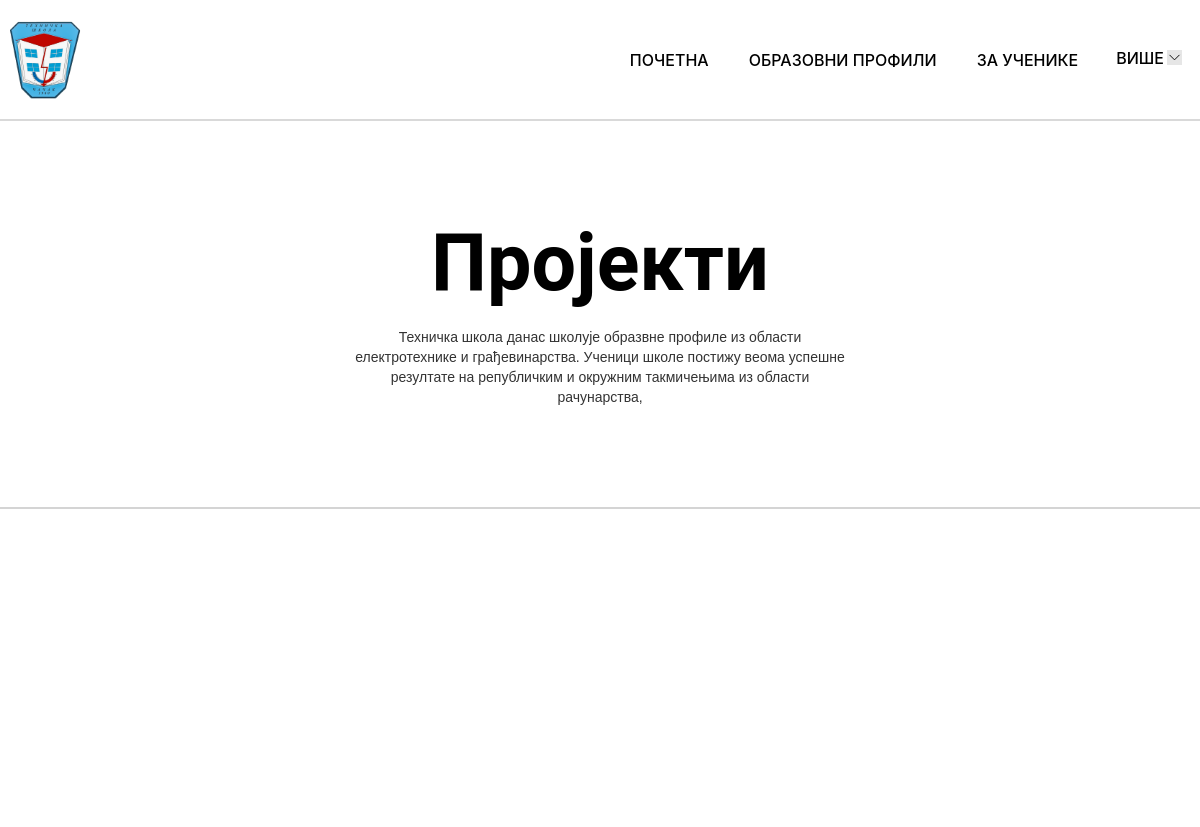
The app's page /teh/projects-page.php (upper part), older data.
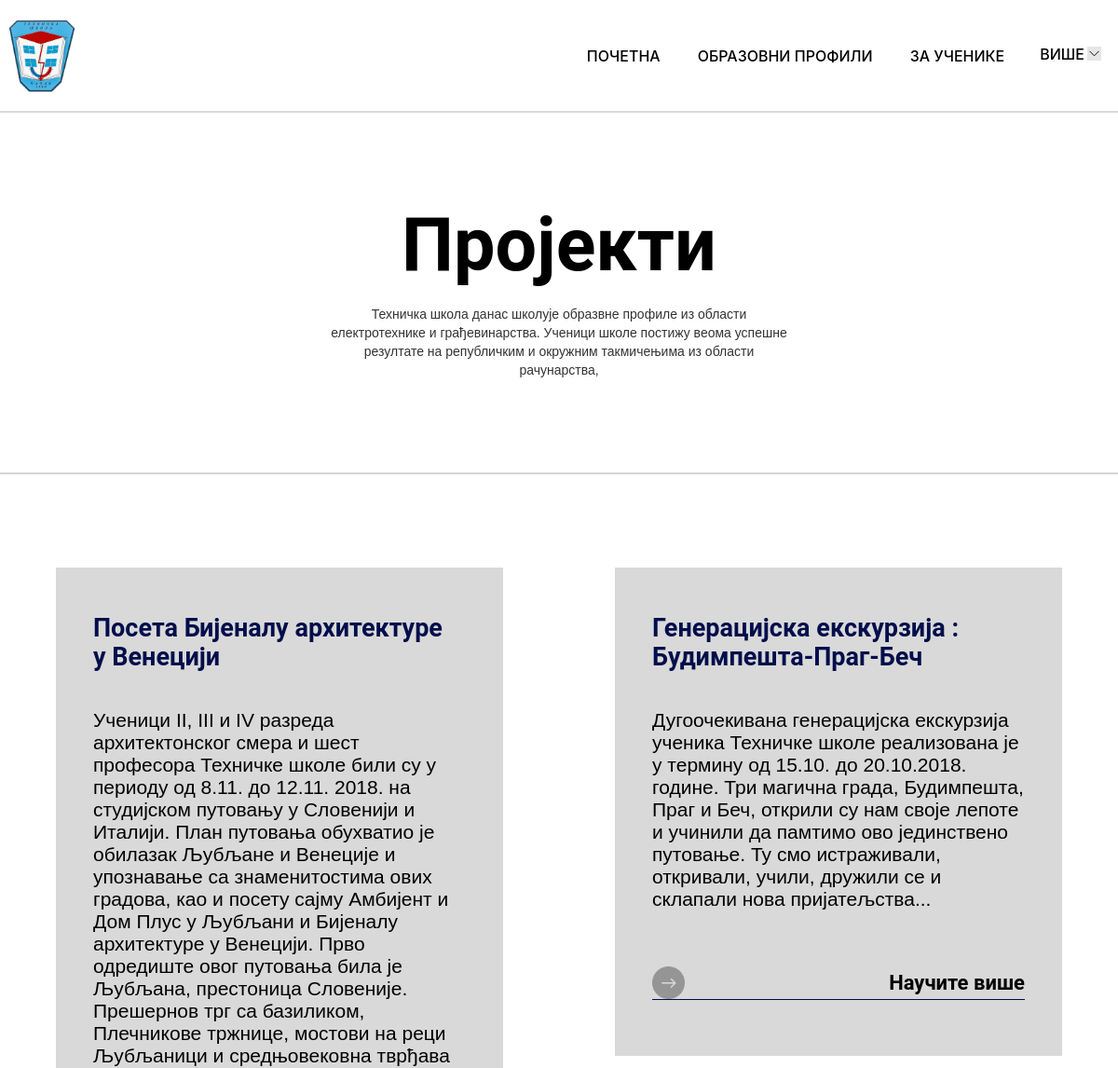
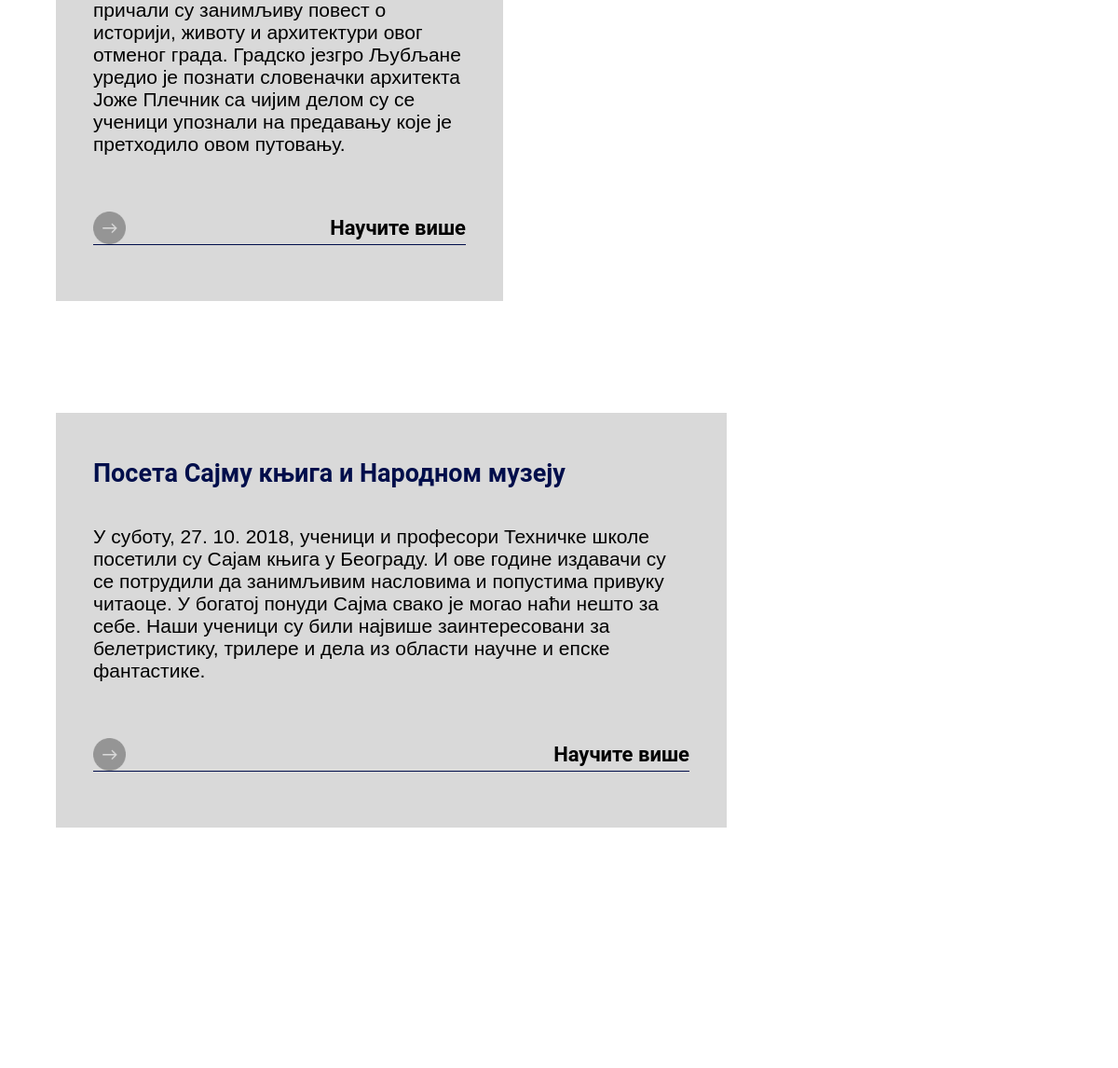
The same page, newer data (2 pictures, top to bottom).
### tables this page shows
CREATE TABLE `projekti` (
  `id` int(11) NOT NULL,
  `naslov` varchar(500) NOT NULL,
  `opis` varchar(5000) NOT NULL,
  `datum` date NOT NULL
);

### classes/dbh.php (called while the page is built, shortened)
<?php
class Dbh{
    protected function connect() {
        try{
            $username = "root";
            $password = "";
            $dbh = new PDO('mysql:host=localhost;dbname=php_dev', $username, $password);
            return $dbh;
        }catch (PDOException $e){
            print 'Error: ' . $e->getMessage() . "<br/>";
            die();
        }
    }
}

### classes/projekti.php (called while the page is built, shortened)
<?php
include_once "dbh.php";
class Projekti extends Dbh
{
    public function returnProjekti()
    {
        $sql = "SELECT * FROM projekti";
        $stmt = $this->connect()->query($sql);
        $res = $stmt->fetchAll();
        return $res;
    }
}

### teh/projects-page.php (the view, shortened to what the changed rows need)
<!DOCTYPE html>
<html data-wf-page="6457a4533f03ef6508b58dea" data-wf-site="6456c2138619102a79ba202a">
<head>
  <link href="css/normalize.css" rel="stylesheet" type="text/css">
  <link href="css/webflow.css" rel="stylesheet" type="text/css">
  <link href="css/tehnicka-skola-cacak.webflow.css" rel="stylesheet" type="text/css">
</head>
<body>
  <div class="projects projects-page wf-section">
    <div class="projects-title">
      <h2 class="projects-title-heading">Пројекти</h2>
      <div class="projects-title-description"></div>
    </div>
    <div class="container projects-container projects-page-container page-ofix-container">
    <?php
    include "../classes/projekti.php";
            $projektiClass = new Projekti();
            $projekti = $projektiClass->returnProjekti();
            foreach($projekti as $key => $projekat) {
                 if($key % 2 == 0) {
            ?>
    <div class="row-page">
        <div class="card-page1 card-project card-page-project card-only">
          <div class="card-content card-content-projects">
            <div class="card-projects-text-wrapper">
              <div class="op-section-list project-title"><?= $projekat["naslov"] ?></div>
              <div class="text-block-2"><?= $projekat["opis"] ?></div>
              <a data-w-id="5f4ee33f-914b-995e-9483-6c59a24bba8e" href="projekat.php?id=<?= $projekat["id"]?>" class="op-btn-wrapper prica-btn projects-btn projects-only w-inline-block"><img src="images/Component-1.png" loading="lazy" style="-webkit-transform:translate3d(0, 0, 0) scale3d(1, 1, 1) rotateX(0deg) rotateY(0deg) rotateZ(0deg) skew(0, 0);-moz-transform:translate3d(0, 0, 0) scale3d(1, 1, 1) rotateX(0deg) rotateY(0deg) rotateZ(0deg) skew(0, 0);-ms-transform:translate3d(0, 0, 0) scale3d(1, 1, 1) rotateX(0deg) rotateY(0deg) rotateZ(0deg) skew(0, 0);transform:translate3d(0, 0, 0) scale3d(1, 1, 1) rotateX(0deg) rotateY(0deg) rotateZ(0deg) skew(0, 0);transform-style:preserve-3d" alt="" class="op-img">
                <div class="projects-page-btn">Научите више</div>
              </a>
            </div>
          </div>
        </div>
        <?php } else { ?>
        <div class="card-page1 card-project card-page-project card-only">
          <div class="card-content card-content-projects">
            <div class="card-projects-text-wrapper">
              <div class="op-section-list project-title"><?= $projekat["naslov"] ?></div>
              <div class="text-block-2"><?= $projekat["opis"] ?></div>
              <a data-w-id="4a3e6501-e60e-84ef-8ad5-1518a67d9a92" href="projekat.php?id=<?= $projekat["id"]?>" class="op-btn-wrapper prica-btn projects-btn projects-only w-inline-block"><img src="images/Component-1.png" loading="lazy" style="-webkit-transform:translate3d(0, 0, 0) scale3d(1, 1, 1) rotateX(0deg) rotateY(0deg) rotateZ(0deg) skew(0, 0);-moz-transform:translate3d(0, 0, 0) scale3d(1, 1, 1) rotateX(0deg) rotateY(0deg) rotateZ(0deg) skew(0, 0);-ms-transform:translate3d(0, 0, 0) scale3d(1, 1, 1) rotateX(0deg) rotateY(0deg) rotateZ(0deg) skew(0, 0);transform:translate3d(0, 0, 0) scale3d(1, 1, 1) rotateX(0deg) rotateY(0deg) rotateZ(0deg) skew(0, 0);transform-style:preserve-3d" alt="" class="op-img">
                <div class="projects-page-btn">Научите више</div>
              </a>
            </div>
          </div>
        </div>
      </div>
      <?php }} ?>
    </div>
  </div>
</body>
</html>

Row changes from the older to the newer data that the page shows:
added projekti: naslov "Посета Бијеналу архитектуре у Венецији", opis "Ученици II, III и IV разреда архитектонског смера и шест професора Техничке школе били су у периоду од 8.11. до 12.11. 2018. на студијском путовању у Словенији и Италији. План путовања обухватио је обилазак Љубљане и Венеције и упознавање са знаменитостима ових градова, као и посету сајму Aмбијент и Дом Плус у Љубљани и Бијеналу архитектуре у Венецији. Прво одредиште овог путовања била је Љубљана, престоница Словеније. Прешернов трг са базиликом, Плечникове тржнице, мостови на реци Љубљаници и средњовековна тврђава причали су занимљиву повест о историји, животу и архитектури овог отменог града. Градско језгро Љубљане уредио је познати словеначки архитекта Јоже Плечник са чијим делом су се…"
added projekti: naslov "Генерацијска екскурзија : Будимпешта-Праг-Беч", opis "Дугоочекивана генерацијска екскурзија ученика Техничке школе реализована је у термину од 15.10. до 20.10.2018. године. Три магична града, Будимпешта, Праг и Беч, открили су нам своје лепоте и учинили да памтимо ово јединствено путовање. Ту смо истраживали, откривали, учили, дружили се и склапали нова пријатељства..."
added projekti: naslov "Посета Сајму књига и Народном музеју", opis "У суботу, 27. 10. 2018, ученици и професори Техничке школе посетили су Сајам књига у Београду. И ове године издавачи су се потрудили да занимљивим насловима и попустима привуку читаоце. У богатој понуди Сајма свако је могао наћи нешто за себе. Наши ученици су били највише заинтересовани за белетристику, трилере и дела из области научне и епске фантастике."
